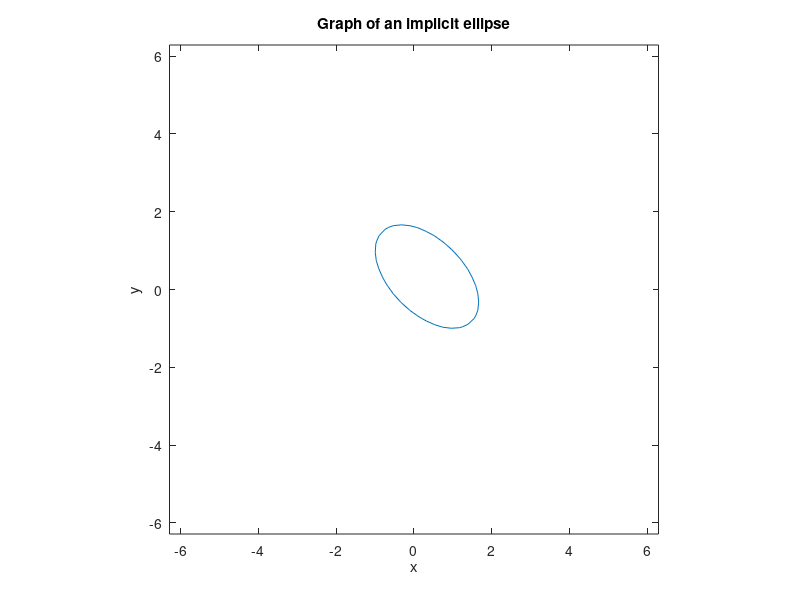

This chart was generated by the following MATLAB code:
function implicit_2d()

    function res = implicit_func(x, y)
       
        res = x.^2 + x.*y + y.^2 - x - y - 1;
        
    end
    
    ezplot(@implicit_func);
    axis equal;
    title('Graph of an implicit ellipse');

end

